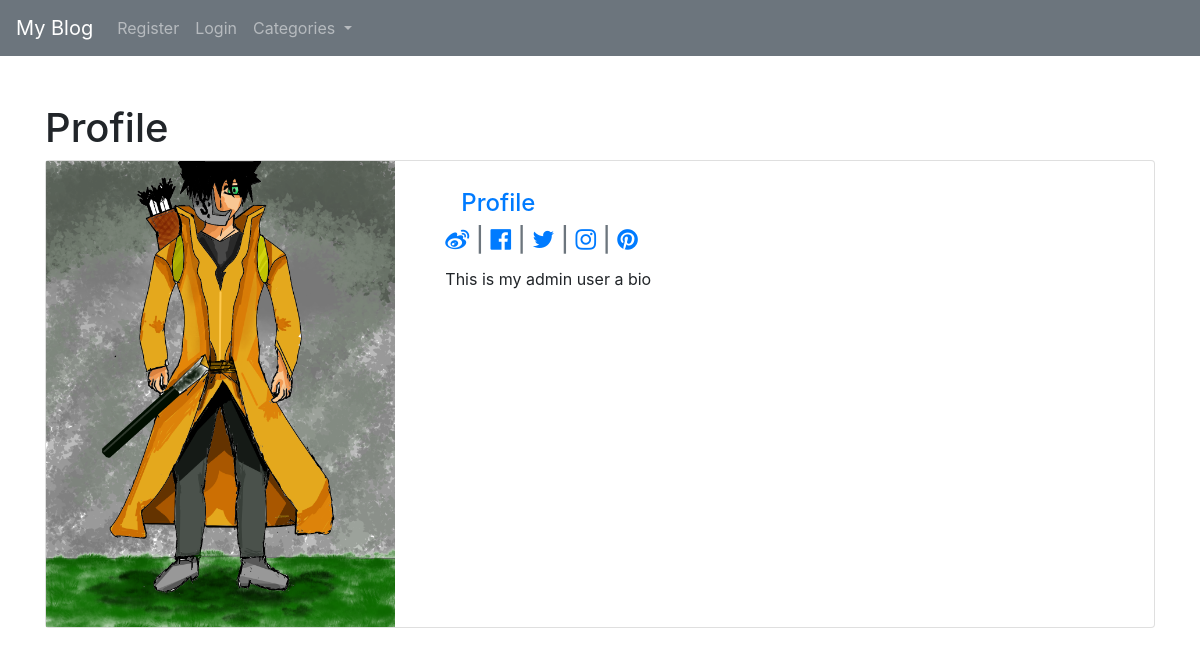
/members/1/profile/, run on the app's committed database.
### myblog/models.py (models this page shows, shortened)
class Profile(models.Model):
    user = models.OneToOneField(User, null=True, on_delete=models.CASCADE)
    bio = models.TextField()
    profile_pic = models.ImageField(
        null=True, blank=True, upload_to="images/profile/")
    website_url = models.CharField(max_length=255, null=True, blank=True)
    facebook_url = models.CharField(max_length=255, null=True, blank=True)
    twitter_url = models.CharField(max_length=255, null=True, blank=True)
    instagram_url = models.CharField(max_length=255, null=True, blank=True)
    pinterest_url = models.CharField(max_length=255, null=True, blank=True)

### members/views.py (the view)
# urls.py: path('<int:pk>/profile/', ProfileDetailView.as_view(), name='show_profile_page'),
class ProfileDetailView(generic.DetailView):
    model = Profile
    template_name = "registration/user_profile.html"
    def get_context_data(self, **kwargs):
        context = super(ProfileDetailView, self).get_context_data(**kwargs)
        context['categories'] = Category.objects.all()
        users = Profile.objects.all()
        page_user = get_object_or_404(Profile, id=self.kwargs['pk'])
        context['page_user'] = page_user
        return context

### members/templates/registration/user_profile.html (shortened to what this page needs)
{% extends 'base.html' %}
{% block content %}
<h1>Profile</h1>
<div class="card mb-3">
  <div class="row">
    <div class="col-md-4">
      <img class="w-100" src="{{ page_user.profile_pic.url }}" alt="..." />
    </div>
    <div class="col-md-8">
      <div class="card-body">
        <p class="text-muted h4">
          <a class="nav-link" href="{% url 'show_profile_page' user.profile.pk %}">Profile</a>
          {% if page_user.website_url %}
          <a href="{{ page_user.website_url }}"> <i class="fa fa-weibo" aria-hidden="true"></i> </a> |
          {% endif %}
          {% if page_user.website_url %}
          <a href="{{ page_user.facebook_url }}"> <i class="fa fa-facebook-official" aria-hidden="true"></i> </a> |
          {% endif %}
          {% if page_user.facebook_url %}
          <a href="{{ page_user.twitter_url }}"> <i class="fa fa-twitter" aria-hidden="true"></i> </a> |
          {% endif %}
          {% if page_user.instagram_url %}
          <a href="{{ page_user.instagram_url }}"> <i class="fa fa-instagram" aria-hidden="true"></i> </a> |
          {% endif %}
          {% if page_user.pinterest_url %}
          <a href="{{ page_user.pinterest_url }}"> <i class="fa fa-pinterest" aria-hidden="true"></i> </a>
          {% endif %}
        </p>
        <p class="card-text">{{ page_user.bio}}</p>
      </div>
    </div>
  </div>
</div>
{% endblock content %}

### data on the page
Profile: profile_pic (picture), bio "This is my admin user a bio"
